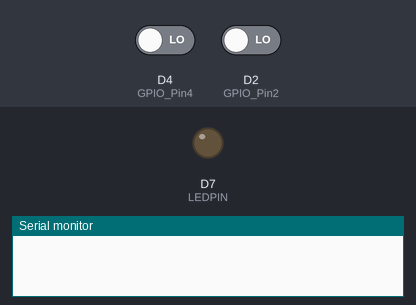
The sketch below on a simulated ESP8266 (NodeMCU). Parts: output pins drawn as LEDs (lit = HIGH), the last lines printed to the serial monitor. Inputs (shaded band) come from the test bench; at power-on: D4 (GPIO_Pin4) LOW, D2 (GPIO_Pin2) LOW.

Above: at 1.2 s.
1.3 s: D4 (GPIO_Pin4) driven HIGH
At 1.5 s:
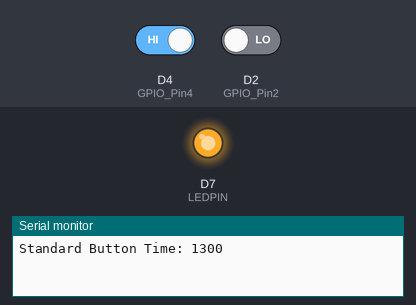
3.2 s: D2 (GPIO_Pin2) driven HIGH
At 4.3 s:
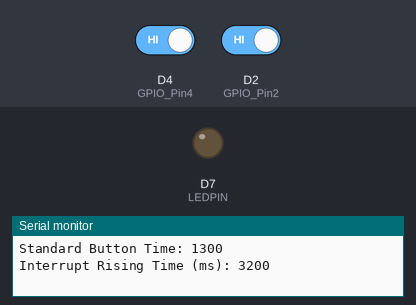
Timing chart, 0 to 6.2 s (numbered marks = the images above; inputs shaded):
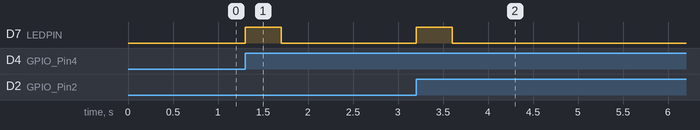

Measured:
- after the input at 1.3 s, D7 (LEDPIN): LOW → HIGH at once, → LOW 0.40 s later
- after the input at 3.2 s, D7 (LEDPIN): LOW → HIGH at once, → LOW 0.40 s later

The sketch:

requirement-D.ino
```cpp
uint8_t GPIO_Pin2 = D2;
uint8_t GPIO_Pin4 = D4;
const int LEDPIN = D7;
int timeLastPressed = 0;
int ledstate = LOW;
int oldbuttonstate = 0;
int buttonstate = 0;


void setup() {
  Serial.begin(115200);
  pinMode(GPIO_Pin2, INPUT);
  pinMode(GPIO_Pin4, INPUT);
  pinMode(LEDPIN, OUTPUT);
  attachInterrupt(digitalPinToInterrupt(GPIO_Pin2), IntCallbackRising, RISING);
  //attachInterrupt(digitalPinToInterrupt(GPIO_Pin4), IntCallbackFalling, FALLING);
}
void loop() {
  gestioneBottone();
  if (ledstate && (millis() - timeLastPressed > 400)) {
    ledstate = LOW;
    digitalWrite(LEDPIN, ledstate);
  }
}
ICACHE_RAM_ATTR void IntCallbackRising() {
  Serial.print("Interrupt Rising Time (ms): ");
  ledstate = HIGH;
  digitalWrite(LEDPIN, ledstate);
  timeLastPressed = millis();
  Serial.println(millis());
}

void gestioneBottone() {
  oldbuttonstate = buttonstate;
  buttonstate = digitalRead(GPIO_Pin4);
  if (buttonstate == HIGH && oldbuttonstate == LOW) {
    Serial.print("Standard Button Time: ");
    Serial.println(millis());
    timeLastPressed = millis();
    ledstate = HIGH;
    digitalWrite(LEDPIN, ledstate);
  }
}
```
